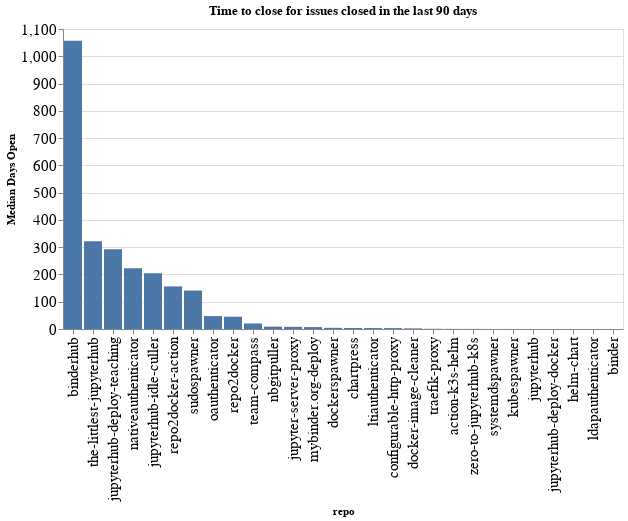

Notebook cell for this chart:
### Code cell
time_open = closed.groupby(['org', 'repo']).agg({'time_open': 'median'}).reset_index()
time_open['time_open'] = time_open['time_open'] / (60 * 60 * 24)
time_open['org/repo'] = time_open.apply(lambda a: a['org'] + '/' + a['repo'], axis=1)
sorted_vals = time_open.sort_values(['org', 'time_open'], ascending=False)['repo'].values
alt.Chart(data=time_open, title=f"Time to close for issues closed in the last {n_days} days").mark_bar().encode(
    x=alt.X('repo', sort=alt.Sort(sorted_vals.tolist())),
    y=alt.Y('time_open', title="Median Days Open"),
)

### Figure 1 — Vega-Lite specification as saved in the notebook (floating-point values rounded to 4 significant figures)
{"config": {"axisLeft": {"labelFontSize": 15}, "axisBottom": {"labelFontSize": 15}}, "data": {"name": "data-7f513b1c0dc6057e57881afa8a4cefeb"}, "mark": "bar", "encoding": {"x": {"type": "nominal", "field": "repo", "sort": ["binderhub", "the-littlest-jupyterhub", "jupyterhub-deploy-teaching", "nativeauthenticator", "jupyterhub-idle-culler", "repo2docker-action", "sudospawner", "oauthenticator", "repo2docker", "team-compass", "nbgitpuller", "jupyter-server-proxy", "mybinder.org-deploy", "dockerspawner", "chartpress", "ltiauthenticator", "configurable-http-proxy", "docker-image-cleaner", "traefik-proxy", "action-k3s-helm", "zero-to-jupyterhub-k8s", "systemdspawner", "kubespawner", "jupyterhub", "jupyterhub-deploy-docker", "helm-chart", "ldapauthenticator", "binder"]}, "y": {"type": "quantitative", "field": "time_open", "title": "Median Days Open"}}, "title": "Time to close for issues closed in the last 90 days", "$schema": "https://vega.github.io/schema/vega-lite/v4.8.1.json", "datasets": {"data-7f513b1c0dc6057e57881afa8a4cefeb": [{"org": "jupyterhub", "repo": "action-k3s-helm", "time_open": 0.3947, "org/repo": "jupyterhub/action-k3s-helm"}, {"org": "jupyterhub", "repo": "binder", "time_open": 0.001644, "org/repo": "jupyterhub/binder"}, {"org": "jupyterhub", "repo": "binderhub", "time_open": 1057.0, "org/repo": "jupyterhub/binderhub"}, {"org": "jupyterhub", "repo": "chartpress", "time_open": 3.623, "org/repo": "jupyterhub/chartpress"}, {"org": "jupyterhub", "repo": "configurable-http-proxy", "time_open": 3.408, "org/repo": "jupyterhub/configurable-http-proxy"}, {"org": "jupyterhub", "repo": "docker-image-cleaner", "time_open": 2.282, "org/repo": "jupyterhub/docker-image-cleaner"}, {"org": "jupyterhub", "repo": "dockerspawner", "time_open": 4.241, "org/repo": "jupyterhub/dockerspawner"}, {"org": "jupyterhub", "repo": "helm-chart", "time_open": 0.04167, "org/repo": "jupyterhub/helm-chart"}, {"org": "jupyterhub", "repo": "jupyter-server-proxy", "time_open": 7.943, "org/repo": "jupyterhub/jupyter-server-proxy"}, {"org": "jupyterhub", "repo": "jupyterhub", "time_open": 0.09865, "org/repo": "jupyterhub/jupyterhub"}, {"org": "jupyterhub", "repo": "jupyterhub-deploy-docker", "time_open": 0.05773, "org/repo": "jupyterhub/jupyterhub-deploy-docker"}, {"org": "jupyterhub", "repo": "jupyterhub-deploy-teaching", "time_open": 292.5, "org/repo": "jupyterhub/jupyterhub-deploy-teaching"}, {"org": "jupyterhub", "repo": "jupyterhub-idle-culler", "time_open": 204.8, "org/repo": "jupyterhub/jupyterhub-idle-culler"}, {"org": "jupyterhub", "repo": "kubespawner", "time_open": 0.1453, "org/repo": "jupyterhub/kubespawner"}, {"org": "jupyterhub", "repo": "ldapauthenticator", "time_open": 0.01394, "org/repo": "jupyterhub/ldapauthenticator"}, {"org": "jupyterhub", "repo": "ltiauthenticator", "time_open": 3.479, "org/repo": "jupyterhub/ltiauthenticator"}, {"org": "jupyterhub", "repo": "mybinder.org-deploy", "time_open": 7.126, "org/repo": "jupyterhub/mybinder.org-deploy"}, {"org": "jupyterhub", "repo": "nativeauthenticator", "time_open": 222.7, "org/repo": "jupyterhub/nativeauthenticator"}, {"org": "jupyterhub", "repo": "nbgitpuller", "time_open": 8.698, "org/repo": "jupyterhub/nbgitpuller"}, {"org": "jupyterhub", "repo": "oauthenticator", "time_open": 47.41, "org/repo": "jupyterhub/oauthenticator"}, {"org": "jupyterhub", "repo": "repo2docker", "time_open": 45.27, "org/repo": "jupyterhub/repo2docker"}, {"org": "jupyterhub", "repo": "repo2docker-action", "time_open": 156.2, "org/repo": "jupyterhub/repo2docker-action"}, {"org": "jupyterhub", "repo": "sudospawner", "time_open": 140.9, "org/repo": "jupyterhub/sudospawner"}, {"org": "jupyterhub", "repo": "systemdspawner", "time_open": 0.1455, "org/repo": "jupyterhub/systemdspawner"}, {"org": "jupyterhub", "repo": "team-compass", "time_open": 20.34, "org/repo": "jupyterhub/team-compass"}, {"org": "jupyterhub", "repo": "the-littlest-jupyterhub", "time_open": 321.9, "org/repo": "jupyterhub/the-littlest-jupyterhub"}, {"org": "jupyterhub", "repo": "traefik-proxy", "time_open": 0.756, "org/repo": "jupyterhub/traefik-proxy"}, {"org": "jupyterhub", "repo": "zero-to-jupyterhub-k8s", "time_open": 0.2429, "org/repo": "jupyterhub/zero-to-jupyterhub-k8s"}]}}
